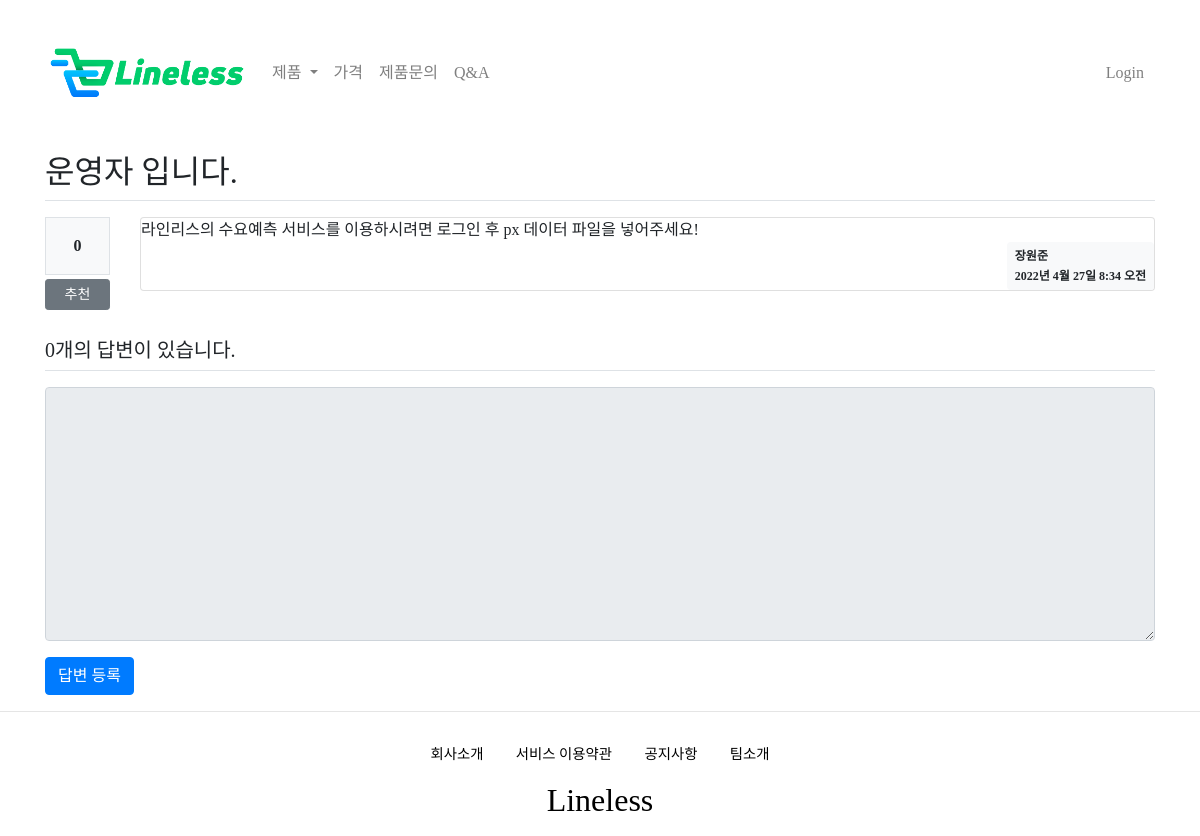
The page /questions/1/ on the database its author committed.
### questionapp/models.py (models this page shows, shortened)
class Question(models.Model):
    modify_date = models.DateTimeField(null=True, blank=True)
    author = models.ForeignKey(User, on_delete=models.CASCADE, null=True, related_name = 'author_question')
    subject = models.CharField(max_length=200)
    content = models.TextField()
    create_date = models.DateTimeField()
    voter = models.ManyToManyField(User, related_name = 'voter_question')

### profileapp/models.py (models this page shows)
class Profile(models.Model):
    user = models.OneToOneField(User, on_delete=models.CASCADE, related_name='profile')
    image = models.ImageField(upload_to='profile/', null=True)
    nickname = models.CharField(max_length=20, unique=True, null=False)

### questionapp/views.py (the view)
# urls.py: path('<int:question_id>/', views.detail, name='detail'),
def detail(request, question_id):
    question = get_object_or_404(Question, pk=question_id)
    context = {'question': question}
    return render(request, 'questionapp/question_detail.html', context)

### questionapp/templates/questionapp/question_detail.html (shortened to what this page needs)
{% extends 'base.html' %}
{% block content %}
{% load static %}
<div class="container my-3">
    <h2 class="border-bottom py-2">{{ question.subject }}</h2>
    <div class="row my-3">
        <div class="col-1">
            <div class="bg-light text-center p-3 border font-weight-bolder mb-1">{{question.voter.count}}</div>
            <a href="#" data-uri="{% url 'questionapp:vote_question' question.id  %}"
               class="recommend btn btn-sm btn-secondary btn-block my-1">추천</a>
        </div>
        <div class="col-11">
            <div class="card">
                <div clss="card-body">
                    <div class="card-text" style="white-space: pre-line;">{{ question.content }}</div>
                    <div class="d-flex justify-content-end">
                        <div class="badge badge-light p-2 text-left">
                            <div class="mb-2">
                                {{ question.author.profile.nickname }}
                            </div>
                            <div>
                                {{ question.create_date }}
                            </div>
                        </div>
                    </div>
                </div>
            </div>
        </div>
    </div>
    <h5 class="border-bottom my-3 py-2">
        {{question.answer_set.count}}개의 답변이 있습니다.
    </h5>
    <form action="{% url 'questionapp:answer_create' question.id %}" method="post" class="my-3">
        <div class="form-group">
            <textarea name="content" id="content"
                      {% if not user.is_authenticated %}disabled{% endif %}
                      class="form-control" rows="10"></textarea>
        </div>
        <input type="submit" value="답변 등록" class="btn btn-primary">
    </form>
</div>
{% endblock %}

### static/base.css (style rules this page uses)
a { color: black; }

### rows shown on the page
Question: subject "운영자 입니다.", voter.count "0", content "라인리스의 수요예측 서비스를 이용하시려면 로그인 후 px 데이터 파일을 넣어주세요!", author.profile.nickname "장원준", create_date "2022년 4월 27일 8:34 오전", answer_set.count "0"
